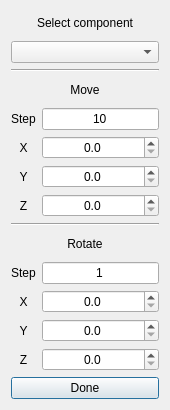
<?xml version="1.0" encoding="UTF-8"?>
<ui version="4.0">
 <class>Form</class>
 <widget class="QWidget" name="Form">
  <property name="geometry">
   <rect>
    <x>0</x>
    <y>0</y>
    <width>170</width>
    <height>410</height>
   </rect>
  </property>
  <property name="minimumSize">
   <size>
    <width>170</width>
    <height>410</height>
   </size>
  </property>
  <property name="maximumSize">
   <size>
    <width>170</width>
    <height>410</height>
   </size>
  </property>
  <property name="windowTitle">
   <string>Move component</string>
  </property>
  <layout class="QVBoxLayout" name="verticalLayout">
   <item>
    <widget class="QLabel" name="label_11">
     <property name="text">
      <string>Select component</string>
     </property>
     <property name="alignment">
      <set>Qt::AlignCenter</set>
     </property>
    </widget>
   </item>
   <item>
    <widget class="QComboBox" name="cmb_component"/>
   </item>
   <item>
    <widget class="Line" name="line">
     <property name="orientation">
      <enum>Qt::Horizontal</enum>
     </property>
    </widget>
   </item>
   <item>
    <widget class="QLabel" name="label_4">
     <property name="text">
      <string>Move</string>
     </property>
     <property name="alignment">
      <set>Qt::AlignCenter</set>
     </property>
    </widget>
   </item>
   <item>
    <layout class="QGridLayout" name="gridLayout">
     <item row="3" column="1">
      <widget class="QDoubleSpinBox" name="dsb_mz">
       <property name="alignment">
        <set>Qt::AlignCenter</set>
       </property>
       <property name="decimals">
        <number>1</number>
       </property>
      </widget>
     </item>
     <item row="2" column="0">
      <widget class="QLabel" name="label_2">
       <property name="text">
        <string>Y</string>
       </property>
       <property name="alignment">
        <set>Qt::AlignCenter</set>
       </property>
      </widget>
     </item>
     <item row="2" column="1">
      <widget class="QDoubleSpinBox" name="dsb_my">
       <property name="alignment">
        <set>Qt::AlignCenter</set>
       </property>
       <property name="decimals">
        <number>1</number>
       </property>
      </widget>
     </item>
     <item row="1" column="1">
      <widget class="QDoubleSpinBox" name="dsb_mx">
       <property name="alignment">
        <set>Qt::AlignCenter</set>
       </property>
       <property name="decimals">
        <number>1</number>
       </property>
      </widget>
     </item>
     <item row="3" column="0">
      <widget class="QLabel" name="label_3">
       <property name="text">
        <string>Z</string>
       </property>
       <property name="alignment">
        <set>Qt::AlignCenter</set>
       </property>
      </widget>
     </item>
     <item row="1" column="0">
      <widget class="QLabel" name="label">
       <property name="text">
        <string>X</string>
       </property>
       <property name="alignment">
        <set>Qt::AlignCenter</set>
       </property>
      </widget>
     </item>
     <item row="0" column="0">
      <widget class="QLabel" name="label_9">
       <property name="text">
        <string>Step</string>
       </property>
      </widget>
     </item>
     <item row="0" column="1">
      <widget class="QLineEdit" name="ln_movestep">
       <property name="text">
        <string>10</string>
       </property>
       <property name="alignment">
        <set>Qt::AlignCenter</set>
       </property>
      </widget>
     </item>
    </layout>
   </item>
   <item>
    <widget class="Line" name="line_2">
     <property name="orientation">
      <enum>Qt::Horizontal</enum>
     </property>
    </widget>
   </item>
   <item>
    <widget class="QLabel" name="label_5">
     <property name="text">
      <string>Rotate</string>
     </property>
     <property name="alignment">
      <set>Qt::AlignCenter</set>
     </property>
    </widget>
   </item>
   <item>
    <layout class="QGridLayout" name="gridLayout_2">
     <item row="3" column="1">
      <widget class="QDoubleSpinBox" name="dsb_rz">
       <property name="alignment">
        <set>Qt::AlignCenter</set>
       </property>
       <property name="decimals">
        <number>1</number>
       </property>
      </widget>
     </item>
     <item row="3" column="0">
      <widget class="QLabel" name="label_8">
       <property name="text">
        <string>Z</string>
       </property>
       <property name="alignment">
        <set>Qt::AlignCenter</set>
       </property>
      </widget>
     </item>
     <item row="2" column="0">
      <widget class="QLabel" name="label_7">
       <property name="text">
        <string>Y</string>
       </property>
       <property name="alignment">
        <set>Qt::AlignCenter</set>
       </property>
      </widget>
     </item>
     <item row="2" column="1">
      <widget class="QDoubleSpinBox" name="dsb_ry">
       <property name="alignment">
        <set>Qt::AlignCenter</set>
       </property>
       <property name="decimals">
        <number>1</number>
       </property>
      </widget>
     </item>
     <item row="1" column="0">
      <widget class="QLabel" name="label_6">
       <property name="text">
        <string>X</string>
       </property>
       <property name="alignment">
        <set>Qt::AlignCenter</set>
       </property>
      </widget>
     </item>
     <item row="1" column="1">
      <widget class="QDoubleSpinBox" name="dsb_rx">
       <property name="alignment">
        <set>Qt::AlignCenter</set>
       </property>
       <property name="decimals">
        <number>1</number>
       </property>
      </widget>
     </item>
     <item row="0" column="0">
      <widget class="QLabel" name="label_10">
       <property name="text">
        <string>Step</string>
       </property>
      </widget>
     </item>
     <item row="0" column="1">
      <widget class="QLineEdit" name="ln_rotatestep">
       <property name="text">
        <string>1</string>
       </property>
       <property name="alignment">
        <set>Qt::AlignCenter</set>
       </property>
      </widget>
     </item>
    </layout>
   </item>
   <item>
    <widget class="QPushButton" name="btn_done">
     <property name="text">
      <string>Done</string>
     </property>
     <property name="autoDefault">
      <bool>true</bool>
     </property>
     <property name="default">
      <bool>true</bool>
     </property>
    </widget>
   </item>
  </layout>
 </widget>
 <resources/>
 <connections/>
</ui>
